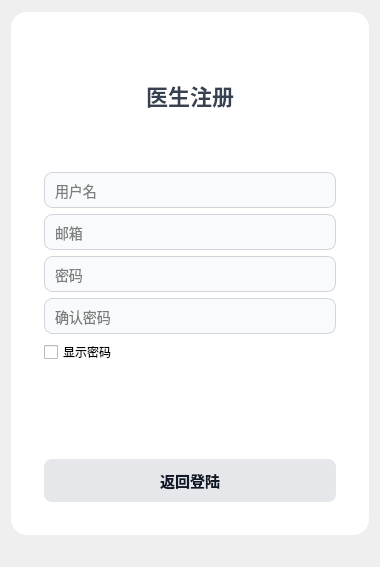
<?xml version="1.0" encoding="UTF-8"?>
<ui version="4.0">
 <class>DoctorSignUpForm</class>
 <widget class="QWidget" name="DoctorSignUpForm">
  <property name="geometry">
   <rect>
    <x>0</x>
    <y>0</y>
    <width>380</width>
    <height>567</height>
   </rect>
  </property>
  <property name="windowTitle">
   <string>Sign Up</string>
  </property>
  <layout class="QVBoxLayout" name="verticalLayout">
   <item>
    <spacer name="verticalSpacer_top">
     <property name="orientation">
      <enum>Qt::Orientation::Vertical</enum>
     </property>
     <property name="sizeHint" stdset="0">
      <size>
       <width>20</width>
       <height>20</height>
      </size>
     </property>
    </spacer>
   </item>
   <item>
    <widget class="QFrame" name="signUpFrame">
    <property name="styleSheet">
     <string notr="true">
       QFrame {
           background: #ffffff;
           border-radius: 16px;
           padding: 24px;
       }
       QLabel {
           font-size: 14px;
           color: #374151;
       }
       QLineEdit {
           border: 1px solid #d1d5db;
           border-radius: 8px;
           padding: 8px;
           font-size: 14px;
           background: #f9fafb;
       }
       QLineEdit:focus {
           border: 1px solid #06b6d4;   /* cyan primary */
           background: #ffffff;
       }
       QPushButton {
           border: none;
           border-radius: 8px;
           padding: 10px;
           font-size: 15px;
           font-weight: bold;
       }
       QLineEdit, QCheckBox {
           color: black;
       }
       #signUpButton {
           background-color: qlineargradient(x1:0, y1:0, x2:1, y2:0,
                                            stop:0 #06b6d4, stop:1 #0e7490); /* cyan gradient */
           color: white;
       }
       #signUpButton:hover {
           background-color: #0c4a6e;  /* cyan hover */
       }
       #backToLoginButton {
           background: #e5e7eb;
           color: #111827;
       }
       #backToLoginButton:hover {
           background: #d1d5db;
       }
       #forgotPasswordLabel {
           color: #06b6d4;   /* cyan link */
           font-size: 12px;
       }
       #forgotPasswordLabel:hover {
           text-decoration: underline;
       }
       #emptyLabel {
           margin: 0px;
           margin-bottom: 20px;
           padding: 0px;
           color: #06b6d4;  /* cyan */
           font-size: 12px;
       }
     </string>
    </property>
     <layout class="QVBoxLayout" name="formLayout" stretch="0,0,0,0,0,0,0,0,0,0">
      <item>
       <widget class="QLabel" name="titleLabel">
        <property name="styleSheet">
         <string notr="true">font-size:22px; font-weight:bold; margin:10px 0;</string>
        </property>
        <property name="text">
         <string>医生注册</string>
        </property>
        <property name="alignment">
         <set>Qt::AlignmentFlag::AlignCenter</set>
        </property>
       </widget>
      </item>
      <item>
       <widget class="QLabel" name="warningLabel">
        <property name="styleSheet">
         <string notr="true">
            color: red;
            font-size: 12px;
            margin: 0px;
            padding: 0px;
         </string>
        </property>
        <property name="text">
         <string/>
        </property>
       </widget>
      </item>
      <item>
       <widget class="QLineEdit" name="usernameEdit">
        <property name="placeholderText">
         <string>用户名</string>
        </property>
       </widget>
      </item>
      <item>
       <widget class="QLineEdit" name="emailEdit">
        <property name="placeholderText">
         <string>邮箱</string>
        </property>
       </widget>
      </item>
      <item>
       <widget class="QLineEdit" name="passwordEdit">
        <property name="echoMode">
         <enum>QLineEdit::EchoMode::Password</enum>
        </property>
        <property name="placeholderText">
         <string>密码</string>
        </property>
       </widget>
      </item>
      <item>
       <widget class="QLineEdit" name="confirmPasswordEdit">
        <property name="echoMode">
         <enum>QLineEdit::EchoMode::Password</enum>
        </property>
        <property name="placeholderText">
         <string>确认密码</string>
        </property>
       </widget>
      </item>
      <item>
       <widget class="QCheckBox" name="showPasswordCheckBox">
        <property name="text">
         <string>显示密码</string>
        </property>
       </widget>
      </item>
      <item>
       <widget class="QLabel" name="emptyLabel">
        <property name="styleSheet">
         <string notr="true">
            margin: 0px;
            margin-bottom: 20px;
            padding: 0px;
            color: #3b82f6;
            font-size: 12px;
           </string>
        </property>
        <property name="text">
         <string/>
        </property>
        <property name="alignment">
         <set>Qt::AlignmentFlag::AlignRight</set>
        </property>
       </widget>
      </item>
      <item>
       <widget class="QPushButton" name="signUpButton">
        <property name="text">
         <string>注册</string>
        </property>
       </widget>
      </item>
      <item>
       <widget class="QPushButton" name="backToLoginButton">
        <property name="text">
         <string>返回登陆</string>
        </property>
       </widget>
      </item>
     </layout>
    </widget>
   </item>
   <item>
    <spacer name="verticalSpacer_bottom">
     <property name="orientation">
      <enum>Qt::Orientation::Vertical</enum>
     </property>
     <property name="sizeHint" stdset="0">
      <size>
       <width>20</width>
       <height>40</height>
      </size>
     </property>
    </spacer>
   </item>
  </layout>
 </widget>
 <resources/>
 <connections/>
</ui>
